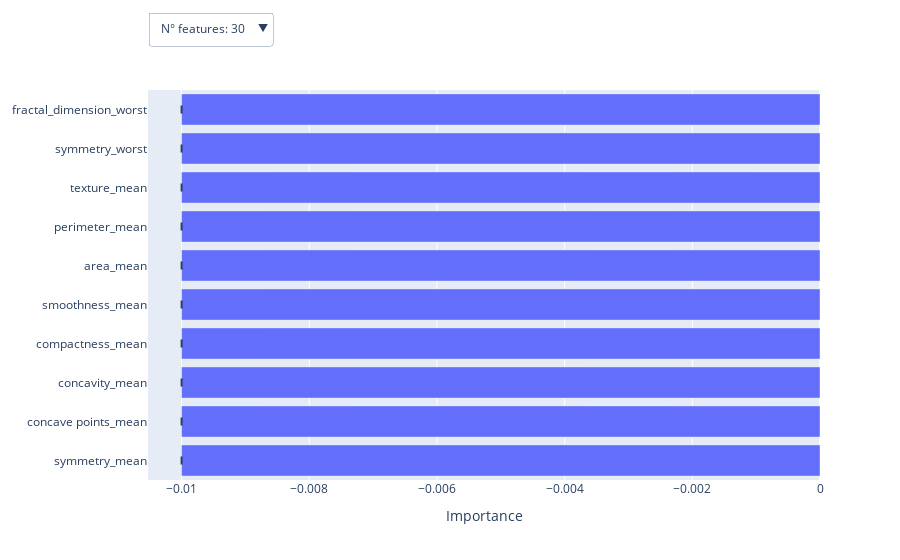

Notebook code for this chart:
### Markdown cell above
### PFI

### Code cell
parameters = {
    "scoring": "accuracy",
    "n_repeats": 20,
    "random_state": 5,
    "max_samples": 20,
}
explainer = PermutationFeatureImportance(model, **parameters)
explanation = explainer.explain(cc_dataset)
plot = explainer.plot(explanation)
plotly.io.from_json(plot[0])

### Figure 1 — Plotly figure (JSON) as saved in the notebook; plotly's stock layout.template omitted (floating-point values rounded to 4 significant figures)
{"data": [{"alignmentgroup": "True", "error_x": {"array": [0, 0, 0, 0, 0, 0, 0, 0, 0, 0]}, "hovertemplate": "x=%{x}<br>y=%{y}<extra></extra>", "legendgroup": "", "marker": {"color": "#636efa", "pattern": {"shape": ""}}, "name": "", "offsetgroup": "", "orientation": "h", "showlegend": false, "textposition": "auto", "type": "bar", "x": [-0.01, -0.01, -0.01, -0.01, -0.01, -0.01, -0.01, -0.01, -0.01, -0.01], "xaxis": "x", "y": ["symmetry_mean", "concave points_mean", "concavity_mean", "compactness_mean", "smoothness_mean", "area_mean", "perimeter_mean", "texture_mean", "symmetry_worst", "fractal_dimension_worst"], "yaxis": "y"}], "layout": {"annotations": [{"showarrow": false, "text": "", "x": 0, "xanchor": "left", "xref": "paper", "y": 1.15, "yanchor": "top", "yref": "paper"}], "autosize": true, "barmode": "relative", "legend": {"tracegroupgap": 0}, "margin": {"t": 60}, "updatemenus": [{"buttons": [{"args": [{"error_x": [[0, 0, 0, 0, 0, 0, 0, 0, 0, 0, 0, 0, 0, 0, 0, 0, 0, 0, 0, 0, 0, 0, 0, 0, 0, 0, 0, 0, 0, 0]], "x": [[-0.01, -0.01, -0.01, -0.01, -0.01, -0.01, -0.01, -0.01, -0.01, -0.01, -0.01, -0.01, -0.01, -0.01, -0.01, -0.01, -0.01, -0.01, -0.01, -0.01, -0.01, -0.01, -0.01, -0.01, -0.01, -0.01, -0.01, -0.01, -0.01, -0.01]], "y": [["radius_mean", "concave points_worst", "concavity_worst", "compactness_worst", "smoothness_worst", "area_worst", "perimeter_worst", "texture_worst", "radius_worst", "fractal_dimension_se", "symmetry_se", "concave points_se", "concavity_se", "compactness_se", "smoothness_se", "area_se", "perimeter_se", "texture_se", "radius_se", "fractal_dimension_mean", "symmetry_mean", "concave points_mean", "concavity_mean", "compactness_mean", "smoothness_mean", "area_mean", "perimeter_mean", "texture_mean", "symmetry_worst", "fractal_dimension_worst"]]}], "label": "N° features: 30", "method": "restyle"}, {"args": [{"error_x": [[0]], "x": [[-0.01]], "y": [["fractal_dimension_worst"]]}], "label": "N° features: 1", "method": "restyle"}, {"args": [{"error_x": [[0, 0]], "x": [[-0.01, -0.01]], "y": [["symmetry_worst", "fractal_dimension_worst"]]}], "label": "N° features: 2", "method": "restyle"}, {"args": [{"error_x": [[0, 0, 0]], "x": [[-0.01, -0.01, -0.01]], "y": [["texture_mean", "symmetry_worst", "fractal_dimension_worst"]]}], "label": "N° features: 3", "method": "restyle"}, {"args": [{"error_x": [[0, 0, 0, 0]], "x": [[-0.01, -0.01, -0.01, -0.01]], "y": [["perimeter_mean", "texture_mean", "symmetry_worst", "fractal_dimension_worst"]]}], "label": "N° features: 4", "method": "restyle"}, {"args": [{"error_x": [[0, 0, 0, 0, 0]], "x": [[-0.01, -0.01, -0.01, -0.01, -0.01]], "y": [["area_mean", "perimeter_mean", "texture_mean", "symmetry_worst", "fractal_dimension_worst"]]}], "label": "N° features: 5", "method": "restyle"}, {"args": [{"error_x": [[0, 0, 0, 0, 0, 0]], "x": [[-0.01, -0.01, -0.01, -0.01, -0.01, -0.01]], "y": [["smoothness_mean", "area_mean", "perimeter_mean", "texture_mean", "symmetry_worst", "fractal_dimension_worst"]]}], "label": "N° features: 6", "method": "restyle"}, {"args": [{"error_x": [[0, 0, 0, 0, 0, 0, 0]], "x": [[-0.01, -0.01, -0.01, -0.01, -0.01, -0.01, -0.01]], "y": [["compactness_mean", "smoothness_mean", "area_mean", "perimeter_mean", "texture_mean", "symmetry_worst", "fractal_dimension_worst"]]}], "label": "N° features: 7", "method": "restyle"}, {"args": [{"error_x": [[0, 0, 0, 0, 0, 0, 0, 0]], "x": [[-0.01, -0.01, -0.01, -0.01, -0.01, -0.01, -0.01, -0.01]], "y": [["concavity_mean", "compactness_mean", "smoothness_mean", "area_mean", "perimeter_mean", "texture_mean", "symmetry_worst", "fractal_dimension_worst"]]}], "label": "N° features: 8", "method": "restyle"}, {"args": [{"error_x": [[0, 0, 0, 0, 0, 0, 0, 0, 0]], "x": [[-0.01, -0.01, -0.01, -0.01, -0.01, -0.01, -0.01, -0.01, -0.01]], "y": [["concave points_mean", "concavity_mean", "compactness_mean", "smoothness_mean", "area_mean", "perimeter_mean", "texture_mean", "symmetry_worst", "fractal_dimension_worst"]]}], "label": "N° features: 9", "method": "restyle"}, {"args": [{"error_x": [[0, 0, 0, 0, 0, 0, 0, 0, 0, 0]], "x": [[-0.01, -0.01, -0.01, -0.01, -0.01, -0.01, -0.01, -0.01, -0.01, -0.01]], "y": [["symmetry_mean", "concave points_mean", "concavity_mean", "compactness_mean", "smoothness_mean", "area_mean", "perimeter_mean", "texture_mean", "symmetry_worst", "fractal_dimension_worst"]]}], "label": "N° features: 10", "method": "restyle"}, {"args": [{"error_x": [[0, 0, 0, 0, 0, 0, 0, 0, 0, 0, 0]], "x": [[-0.01, -0.01, -0.01, -0.01, -0.01, -0.01, -0.01, -0.01, -0.01, -0.01, -0.01]], "y": [["fractal_dimension_mean", "symmetry_mean", "concave points_mean", "concavity_mean", "compactness_mean", "smoothness_mean", "area_mean", "perimeter_mean", "texture_mean", "symmetry_worst", "fractal_dimension_worst"]]}], "label": "N° features: 11", "method": "restyle"}, {"args": [{"error_x": [[0, 0, 0, 0, 0, 0, 0, 0, 0, 0, 0, 0]], "x": [[-0.01, -0.01, -0.01, -0.01, -0.01, -0.01, -0.01, -0.01, -0.01, -0.01, -0.01, -0.01]], "y": [["radius_se", "fractal_dimension_mean", "symmetry_mean", "concave points_mean", "concavity_mean", "compactness_mean", "smoothness_mean", "area_mean", "perimeter_mean", "texture_mean", "symmetry_worst", "fractal_dimension_worst"]]}], "label": "N° features: 12", "method": "restyle"}, {"args": [{"error_x": [[0, 0, 0, 0, 0, 0, 0, 0, 0, 0, 0, 0, 0]], "x": [[-0.01, -0.01, -0.01, -0.01, -0.01, -0.01, -0.01, -0.01, -0.01, -0.01, -0.01, -0.01, -0.01]], "y": [["texture_se", "radius_se", "fractal_dimension_mean", "symmetry_mean", "concave points_mean", "concavity_mean", "compactness_mean", "smoothness_mean", "area_mean", "perimeter_mean", "texture_mean", "symmetry_worst", "fractal_dimension_worst"]]}], "label": "N° features: 13", "method": "restyle"}, {"args": [{"error_x": [[0, 0, 0, 0, 0, 0, 0, 0, 0, 0, 0, 0, 0, 0]], "x": [[-0.01, -0.01, -0.01, -0.01, -0.01, -0.01, -0.01, -0.01, -0.01, -0.01, -0.01, -0.01, -0.01, -0.01]], "y": [["perimeter_se", "texture_se", "radius_se", "fractal_dimension_mean", "symmetry_mean", "concave points_mean", "concavity_mean", "compactness_mean", "smoothness_mean", "area_mean", "perimeter_mean", "texture_mean", "symmetry_worst", "fractal_dimension_worst"]]}], "label": "N° features: 14", "method": "restyle"}, {"args": [{"error_x": [[0, 0, 0, 0, 0, 0, 0, 0, 0, 0, 0, 0, 0, 0, 0]], "x": [[-0.01, -0.01, -0.01, -0.01, -0.01, -0.01, -0.01, -0.01, -0.01, -0.01, -0.01, -0.01, -0.01, -0.01, -0.01]], "y": [["area_se", "perimeter_se", "texture_se", "radius_se", "fractal_dimension_mean", "symmetry_mean", "concave points_mean", "concavity_mean", "compactness_mean", "smoothness_mean", "area_mean", "perimeter_mean", "texture_mean", "symmetry_worst", "fractal_dimension_worst"]]}], "label": "N° features: 15", "method": "restyle"}, {"args": [{"error_x": [[0, 0, 0, 0, 0, 0, 0, 0, 0, 0, 0, 0, 0, 0, 0, 0]], "x": [[-0.01, -0.01, -0.01, -0.01, -0.01, -0.01, -0.01, -0.01, -0.01, -0.01, -0.01, -0.01, -0.01, -0.01, -0.01, -0.01]], "y": [["smoothness_se", "area_se", "perimeter_se", "texture_se", "radius_se", "fractal_dimension_mean", "symmetry_mean", "concave points_mean", "concavity_mean", "compactness_mean", "smoothness_mean", "area_mean", "perimeter_mean", "texture_mean", "symmetry_worst", "fractal_dimension_worst"]]}], "label": "N° features: 16", "method": "restyle"}, {"args": [{"error_x": [[0, 0, 0, 0, 0, 0, 0, 0, 0, 0, 0, 0, 0, 0, 0, 0, 0]], "x": [[-0.01, -0.01, -0.01, -0.01, -0.01, -0.01, -0.01, -0.01, -0.01, -0.01, -0.01, -0.01, -0.01, -0.01, -0.01, -0.01, -0.01]], "y": [["compactness_se", "smoothness_se", "area_se", "perimeter_se", "texture_se", "radius_se", "fractal_dimension_mean", "symmetry_mean", "concave points_mean", "concavity_mean", "compactness_mean", "smoothness_mean", "area_mean", "perimeter_mean", "texture_mean", "symmetry_worst", "fractal_dimension_worst"]]}], "label": "N° features: 17", "method": "restyle"}, {"args": [{"error_x": [[0, 0, 0, 0, 0, 0, 0, 0, 0, 0, 0, 0, 0, 0, 0, 0, 0, 0]], "x": [[-0.01, -0.01, -0.01, -0.01, -0.01, -0.01, -0.01, -0.01, -0.01, -0.01, -0.01, -0.01, -0.01, -0.01, -0.01, -0.01, -0.01, -0.01]], "y": [["concavity_se", "compactness_se", "smoothness_se", "area_se", "perimeter_se", "texture_se", "radius_se", "fractal_dimension_mean", "symmetry_mean", "concave points_mean", "concavity_mean", "compactness_mean", "smoothness_mean", "area_mean", "perimeter_mean", "texture_mean", "symmetry_worst", "fractal_dimension_worst"]]}], "label": "N° features: 18", "method": "restyle"}, {"args": [{"error_x": [[0, 0, 0, 0, 0, 0, 0, 0, 0, 0, 0, 0, 0, 0, 0, 0, 0, 0, 0]], "x": [[-0.01, -0.01, -0.01, -0.01, -0.01, -0.01, -0.01, -0.01, -0.01, -0.01, -0.01, -0.01, -0.01, -0.01, -0.01, -0.01, -0.01, -0.01, -0.01]], "y": [["concave points_se", "concavity_se", "compactness_se", "smoothness_se", "area_se", "perimeter_se", "texture_se", "radius_se", "fractal_dimension_mean", "symmetry_mean", "concave points_mean", "concavity_mean", "compactness_mean", "smoothness_mean", "area_mean", "perimeter_mean", "texture_mean", "symmetry_worst", "fractal_dimension_worst"]]}], "label": "N° features: 19", "method": "restyle"}, {"args": [{"error_x": [[0, 0, 0, 0, 0, 0, 0, 0, 0, 0, 0, 0, 0, 0, 0, 0, 0, 0, 0, 0]], "x": [[-0.01, -0.01, -0.01, -0.01, -0.01, -0.01, -0.01, -0.01, -0.01, -0.01, -0.01, -0.01, -0.01, -0.01, -0.01, -0.01, -0.01, -0.01, -0.01, -0.01]], "y": [["symmetry_se", "concave points_se", "concavity_se", "compactness_se", "smoothness_se", "area_se", "perimeter_se", "texture_se", "radius_se", "fractal_dimension_mean", "symmetry_mean", "concave points_mean", "concavity_mean", "compactness_mean", "smoothness_mean", "area_mean", "perimeter_mean", "texture_mean", "symmetry_worst", "fractal_dimension_worst"]]}], "label": "N° features: 20", "method": "restyle"}, {"args": [{"error_x": [[0, 0, 0, 0, 0, 0, 0, 0, 0, 0, 0, 0, 0, 0, 0, 0, 0, 0, 0, 0, 0]], "x": [[-0.01, -0.01, -0.01, -0.01, -0.01, -0.01, -0.01, -0.01, -0.01, -0.01, -0.01, -0.01, -0.01, -0.01, -0.01, -0.01, -0.01, -0.01, -0.01, -0.01, -0.01]], "y": [["fractal_dimension_se", "symmetry_se", "concave points_se", "concavity_se", "compactness_se", "smoothness_se", "area_se", "perimeter_se", "texture_se", "radius_se", "fractal_dimension_mean", "symmetry_mean", "concave points_mean", "concavity_mean", "compactness_mean", "smoothness_mean", "area_mean", "perimeter_mean", "texture_mean", "symmetry_worst", "fractal_dimension_worst"]]}], "label": "N° features: 21", "method": "restyle"}, {"args": [{"error_x": [[0, 0, 0, 0, 0, 0, 0, 0, 0, 0, 0, 0, 0, 0, 0, 0, 0, 0, 0, 0, 0, 0]], "x": [[-0.01, -0.01, -0.01, -0.01, -0.01, -0.01, -0.01, -0.01, -0.01, -0.01, -0.01, -0.01, -0.01, -0.01, -0.01, -0.01, -0.01, -0.01, -0.01, -0.01, -0.01, -0.01]], "y": [["radius_worst", "fractal_dimension_se", "symmetry_se", "concave points_se", "concavity_se", "compactness_se", "smoothness_se", "area_se", "perimeter_se", "texture_se", "radius_se", "fractal_dimension_mean", "symmetry_mean", "concave points_mean", "concavity_mean", "compactness_mean", "smoothness_mean", "area_mean", "perimeter_mean", "texture_mean", "symmetry_worst", "fractal_dimension_worst"]]}], "label": "N° features: 22", "method": "restyle"}, {"args": [{"error_x": [[0, 0, 0, 0, 0, 0, 0, 0, 0, 0, 0, 0, 0, 0, 0, 0, 0, 0, 0, 0, 0, 0, 0]], "x": [[-0.01, -0.01, -0.01, -0.01, -0.01, -0.01, -0.01, -0.01, -0.01, -0.01, -0.01, -0.01, -0.01, -0.01, -0.01, -0.01, -0.01, -0.01, -0.01, -0.01, -0.01, -0.01, -0.01]], "y": [["texture_worst", "radius_worst", "fractal_dimension_se", "symmetry_se", "concave points_se", "concavity_se", "compactness_se", "smoothness_se", "area_se", "perimeter_se", "texture_se", "radius_se", "fractal_dimension_mean", "symmetry_mean", "concave points_mean", "concavity_mean", "compactness_mean", "smoothness_mean", "area_mean", "perimeter_mean", "texture_mean", "symmetry_worst", "fractal_dimension_worst"]]}], "label": "N° features: 23", "method": "restyle"}, {"args": [{"error_x": [[0, 0, 0, 0, 0, 0, 0, 0, 0, 0, 0, 0, 0, 0, 0, 0, 0, 0, 0, 0, 0, 0, 0, 0]], "x": [[-0.01, -0.01, -0.01, -0.01, -0.01, -0.01, -0.01, -0.01, -0.01, -0.01, -0.01, -0.01, -0.01, -0.01, -0.01, -0.01, -0.01, -0.01, -0.01, -0.01, -0.01, -0.01, -0.01, -0.01]], "y": [["perimeter_worst", "texture_worst", "radius_worst", "fractal_dimension_se", "symmetry_se", "concave points_se", "concavity_se", "compactness_se", "smoothness_se", "area_se", "perimeter_se", "texture_se", "radius_se", "fractal_dimension_mean", "symmetry_mean", "concave points_mean", "concavity_mean", "compactness_mean", "smoothness_mean", "area_mean", "perimeter_mean", "texture_mean", "symmetry_worst", "fractal_dimension_worst"]]}], "label": "N° features: 24", "method": "restyle"}, {"args": [{"error_x": [[0, 0, 0, 0, 0, 0, 0, 0, 0, 0, 0, 0, 0, 0, 0, 0, 0, 0, 0, 0, 0, 0, 0, 0, 0]], "x": [[-0.01, -0.01, -0.01, -0.01, -0.01, -0.01, -0.01, -0.01, -0.01, -0.01, -0.01, -0.01, -0.01, -0.01, -0.01, -0.01, -0.01, -0.01, -0.01, -0.01, -0.01, -0.01, -0.01, -0.01, -0.01]], "y": [["area_worst", "perimeter_worst", "texture_worst", "radius_worst", "fractal_dimension_se", "symmetry_se", "concave points_se", "concavity_se", "compactness_se", "smoothness_se", "area_se", "perimeter_se", "texture_se", "radius_se", "fractal_dimension_mean", "symmetry_mean", "concave points_mean", "concavity_mean", "compactness_mean", "smoothness_mean", "area_mean", "perimeter_mean", "texture_mean", "symmetry_worst", "fractal_dimension_worst"]]}], "label": "N° features: 25", "method": "restyle"}, {"args": [{"error_x": [[0, 0, 0, 0, 0, 0, 0, 0, 0, 0, 0, 0, 0, 0, 0, 0, 0, 0, 0, 0, 0, 0, 0, 0, 0, 0]], "x": [[-0.01, -0.01, -0.01, -0.01, -0.01, -0.01, -0.01, -0.01, -0.01, -0.01, -0.01, -0.01, -0.01, -0.01, -0.01, -0.01, -0.01, -0.01, -0.01, -0.01, -0.01, -0.01, -0.01, -0.01, -0.01, -0.01]], "y": [["smoothness_worst", "area_worst", "perimeter_worst", "texture_worst", "radius_worst", "fractal_dimension_se", "symmetry_se", "concave points_se", "concavity_se", "compactness_se", "smoothness_se", "area_se", "perimeter_se", "texture_se", "radius_se", "fractal_dimension_mean", "symmetry_mean", "concave points_mean", "concavity_mean", "compactness_mean", "smoothness_mean", "area_mean", "perimeter_mean", "texture_mean", "symmetry_worst", "fractal_dimension_worst"]]}], "label": "N° features: 26", "method": "restyle"}, {"args": [{"error_x": [[0, 0, 0, 0, 0, 0, 0, 0, 0, 0, 0, 0, 0, 0, 0, 0, 0, 0, 0, 0, 0, 0, 0, 0, 0, 0, 0]], "x": [[-0.01, -0.01, -0.01, -0.01, -0.01, -0.01, -0.01, -0.01, -0.01, -0.01, -0.01, -0.01, -0.01, -0.01, -0.01, -0.01, -0.01, -0.01, -0.01, -0.01, -0.01, -0.01, -0.01, -0.01, -0.01, -0.01, -0.01]], "y": [["compactness_worst", "smoothness_worst", "area_worst", "perimeter_worst", "texture_worst", "radius_worst", "fractal_dimension_se", "symmetry_se", "concave points_se", "concavity_se", "compactness_se", "smoothness_se", "area_se", "perimeter_se", "texture_se", "radius_se", "fractal_dimension_mean", "symmetry_mean", "concave points_mean", "concavity_mean", "compactness_mean", "smoothness_mean", "area_mean", "perimeter_mean", "texture_mean", "symmetry_worst", "fractal_dimension_worst"]]}], "label": "N° features: 27", "method": "restyle"}, {"args": [{"error_x": [[0, 0, 0, 0, 0, 0, 0, 0, 0, 0, 0, 0, 0, 0, 0, 0, 0, 0, 0, 0, 0, 0, 0, 0, 0, 0, 0, 0]], "x": [[-0.01, -0.01, -0.01, -0.01, -0.01, -0.01, -0.01, -0.01, -0.01, -0.01, -0.01, -0.01, -0.01, -0.01, -0.01, -0.01, -0.01, -0.01, -0.01, -0.01, -0.01, -0.01, -0.01, -0.01, -0.01, -0.01, -0.01, -0.01]], "y": [["concavity_worst", "compactness_worst", "smoothness_worst", "area_worst", "perimeter_worst", "texture_worst", "radius_worst", "fractal_dimension_se", "symmetry_se", "concave points_se", "concavity_se", "compactness_se", "smoothness_se", "area_se", "perimeter_se", "texture_se", "radius_se", "fractal_dimension_mean", "symmetry_mean", "concave points_mean", "concavity_mean", "compactness_mean", "smoothness_mean", "area_mean", "perimeter_mean", "texture_mean", "symmetry_worst", "fractal_dimension_worst"]]}], "label": "N° features: 28", "method": "restyle"}, {"args": [{"error_x": [[0, 0, 0, 0, 0, 0, 0, 0, 0, 0, 0, 0, 0, 0, 0, 0, 0, 0, 0, 0, 0, 0, 0, 0, 0, 0, 0, 0, 0]], "x": [[-0.01, -0.01, -0.01, -0.01, -0.01, -0.01, -0.01, -0.01, -0.01, -0.01, -0.01, -0.01, -0.01, -0.01, -0.01, -0.01, -0.01, -0.01, -0.01, -0.01, -0.01, -0.01, -0.01, -0.01, -0.01, -0.01, -0.01, -0.01, -0.01]], "y": [["concave points_worst", "concavity_worst", "compactness_worst", "smoothness_worst", "area_worst", "perimeter_worst", "texture_worst", "radius_worst", "fractal_dimension_se", "symmetry_se", "concave points_se", "concavity_se", "compactness_se", "smoothness_se", "area_se", "perimeter_se", "texture_se", "radius_se", "fractal_dimension_mean", "symmetry_mean", "concave points_mean", "concavity_mean", "compactness_mean", "smoothness_mean", "area_mean", "perimeter_mean", "texture_mean", "symmetry_worst", "fractal_dimension_worst"]]}], "label": "N° features: 29", "method": "restyle"}], "x": 0, "xanchor": "left", "y": 1.2, "yanchor": "top"}], "xaxis": {"anchor": "y", "autorange": true, "domain": [0, 1], "range": [-0.01053, 0], "title": {"text": "Importance"}, "type": "linear"}, "yaxis": {"anchor": "x", "autorange": true, "domain": [0, 1], "range": [-0.5, 9.5], "type": "category"}}}
